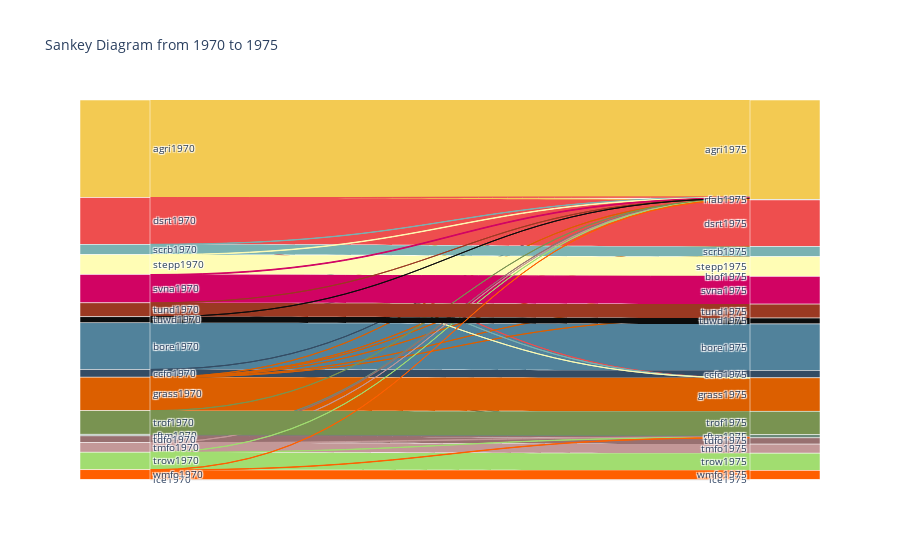

The notebook cell saved with this chart:
### Code cell
nodes = {}
links = []
node_colors = []
link_colors = []

for i in range(len(tahun) - 1):
    current_year = tahun[i]
    next_year = tahun[i + 1]

    gltct_current = f'GLCT{current_year}'
    color_current = f'color{current_year}'
    value_current = f'GAREA{current_year}'

    gltct_next = f'GLCT{next_year}'
    color_next = f'color{next_year}'
    value_next = f'GAREA{next_year}'

    for index, row in df_selected_index.iterrows():
        source_node = row[gltct_current]
        target_node = row[gltct_next]
        color_source = row[color_current]

        if source_node not in nodes:
            nodes[source_node] = len(nodes)
            node_colors.append(color_source)
        if target_node not in nodes:
            nodes[target_node] = len(nodes)
            node_colors.append(row[color_next])

        link = {
            'source': nodes[source_node],
            'target': nodes[target_node],
            'value': row[value_next]
        }
        
        links.append(link)
        link_colors.append(color_source)

fig = go.Figure(data=[go.Sankey(
    node=dict(
        pad=0,
        thickness=70,
        line=dict(color='white'),
        label=list(nodes.keys()),
        color=node_colors
    ),
    link=dict(
        source=[link['source'] for link in links],
        target=[link['target'] for link in links],
        value=[link['value'] for link in links],
        color=link_colors
    )
)])

fig.update_layout(title_text=f"Sankey Diagram from {tahun[0]} to {tahun[1]}", font_size=10)

fig.show()

### Figure 1 — Plotly figure (JSON) as saved in the notebook; plotly's stock layout.template omitted (floating-point values rounded to 4 significant figures)
{"data": [{"link": {"color": ["#F3CA52", "#F3CA52", "#F3CA52", "#F3CA52", "#F3CA52", "#F3CA52", "#F3CA52", "#F3CA52", "#F3CA52", "#51829B", "#51829B", "#51829B", "#344C64", "#344C64", "#344C64", "#EE4E4E", "#EE4E4E", "#EE4E4E", "#DC5F00", "#DC5F00", "#DC5F00", "#DC5F00", "#DC5F00", "#DC5F00", "#DC5F00", "#EEEEEE", "#6B8A7A", "#6B8A7A", "#6B8A7A", "#7AB2B2", "#7AB2B2", "#7AB2B2", "#7AB2B2", "#FFFDB5", "#FFFDB5", "#FFFDB5", "#D10363", "#D10363", "#D10363", "#987070", "#987070", "#987070", "#C39898", "#C39898", "#C39898", "#799351", "#799351", "#799351", "#A1DD70", "#A1DD70", "#A1DD70", "#9B3922", "#9B3922", "#0C0C0C", "#0C0C0C", "#FF5F00", "#FF5F00", "#FF5F00"], "source": [0, 0, 0, 0, 0, 0, 0, 0, 0, 10, 10, 10, 13, 13, 13, 15, 15, 15, 17, 17, 17, 17, 17, 17, 17, 18, 20, 20, 20, 22, 22, 22, 22, 23, 23, 23, 24, 24, 24, 25, 25, 25, 27, 27, 27, 29, 29, 29, 30, 30, 30, 32, 32, 33, 33, 34, 34, 34], "target": [1, 2, 3, 4, 5, 6, 7, 8, 9, 1, 11, 12, 1, 14, 12, 1, 3, 16, 3, 16, 4, 5, 6, 7, 8, 19, 1, 12, 21, 1, 2, 16, 5, 1, 16, 6, 1, 2, 7, 1, 12, 26, 1, 12, 28, 1, 12, 21, 1, 12, 31, 1, 8, 1, 9, 1, 12, 35], "value": [3311000000.0, 12200.0, 68530.0, 7677000.0, 5737000.0, 3584000.0, 297600.0, 243600.0, 170500.0, 3940000.0, 1581000000.0, 7364000.0, 1495000.0, 257100000.0, 3763000.0, 1064000.0, 1591000000.0, 21450.0, 3021000.0, 1137000000.0, 1064000.0, 812000.0, 1712000.0, 296800.0, 675500.0, 25810000.0, 1028000.0, 56240000.0, 2509000.0, 8832000.0, 213400.0, 7184.0, 343400000.0, 12690000.0, 95480.0, 665900000.0, 23140000.0, 346000.0, 942900000.0, 3256000.0, 13200000.0, 212200000.0, 3075000.0, 14440000.0, 308600000.0, 5816000.0, 7042000.0, 786200000.0, 7390000.0, 8623000.0, 584400000.0, 788300.0, 474400000.0, 675000.0, 202800000.0, 7566000.0, 9840000.0, 305600000.0]}, "node": {"color": ["#F3CA52", "#F3CA52", "#F2613F", "#EE4E4E", "#254336", "#7AB2B2", "#FFFDB5", "#D10363", "#9B3922", "#0C0C0C", "#51829B", "#51829B", "#6B8A7A", "#344C64", "#344C64", "#EE4E4E", "#DC5F00", "#DC5F00", "#EEEEEE", "#EEEEEE", "#6B8A7A", "#799351", "#7AB2B2", "#FFFDB5", "#D10363", "#987070", "#987070", "#C39898", "#C39898", "#799351", "#A1DD70", "#A1DD70", "#9B3922", "#0C0C0C", "#FF5F00", "#FF5F00"], "label": ["agri1970", "agri1975", "biof1975", "dsrt1975", "rfab1975", "scrb1975", "stepp1975", "svna1975", "tund1975", "tuwd1975", "bore1970", "bore1975", "rftm1975", "ccfo1970", "ccfo1975", "dsrt1970", "grass1975", "grass1970", "ice1970", "ice1975", "rftm1970", "trof1975", "scrb1970", "stepp1970", "svna1970", "tdfo1970", "tdfo1975", "tmfo1970", "tmfo1975", "trof1970", "trow1970", "trow1975", "tund1970", "tuwd1970", "wmfo1970", "wmfo1975"], "line": {"color": "white"}, "pad": 0, "thickness": 70}, "type": "sankey"}], "layout": {"font": {"size": 10}, "title": {"text": "Sankey Diagram from 1970 to 1975"}}}
